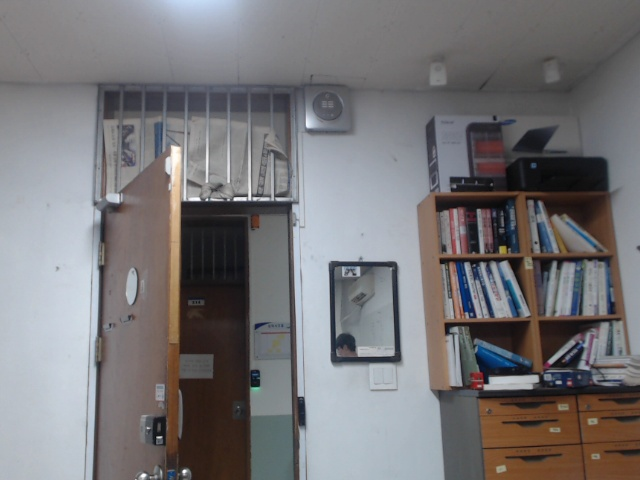
#> input picture images/2019-10-2-0-37-10-852874.jpg, 640 x 480 px, given in place of the camera
$ python fast.py   (Python 2 division)
#> lines starting #> are read from the running program, lines starting #| are printed output that depends on the picture

import sys
import numpy as np
import cv2
import time
import os
from datetime import datetime
import requests
import urllib2
import urllib
#import csv
#import logging
#import datetime
path_dir = './images/'
url = 'http://203.252.91.45:3000/event/upload'
# [16 lines of commented-out code are left out]
face_cascade = cv2.CascadeClassifier('haarcascade_frontalface_default.xml')

cap = cv2.VideoCapture(0)
i=0
flag = 0

#one_m_timer_start = time.time()
while 1:

    s = time.clock()  #Start time
    ret, img = cap.read()
#> img is the input picture: shape (480, 640, 3); mean B, G, R 119.8, 117.6, 119.3
    img = cv2.resize(img, dsize=(500,500), interpolation=cv2.INTER_AREA)
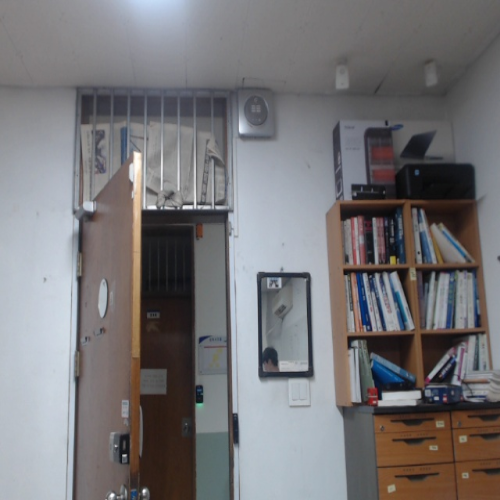
#> img: shape (500, 500, 3); mean B, G, R 119.8, 117.5, 119.2
    gray = cv2.cvtColor(img, cv2.COLOR_BGR2GRAY)
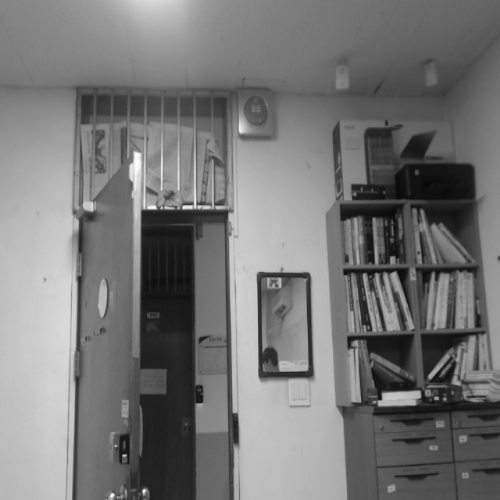
#> gray: shape (500, 500); min 9, max 253, mean 118.3
    faces = face_cascade.detectMultiScale(gray,\
		scaleFactor=1.1,\
		minSize=(100,100))
#> faces = ()
 #   all_count = all_count + 1  #Plus finding count
    for (x, y, w, h) in faces:
        face = face_cascade.detectMultiScale(gray,\
		scaleFactor=1.1,\
		minSize=(150,150))
        for (x_, y_, w_, h_) in face:
            cv2.rectangle(img,(x_,y_),(x_+w_,y_+h_),(255,0,0),2)
            now = datetime.now()
            current_time = str(now.year)+"-"+\
                          str(now.month)+"-"+str(now.day)+"-"+\
                          str(now.hour)+"-"+str(now.minute)+"-"+\
                          str(now.second)+"-"+str(now.microsecond)
            cv2.imwrite('./images/'+current_time+'.jpg',img)
            i+=1
            if i >5:
                flag = 1
                print('send!!!!!')
#> this loop made 0 passes
#> after the loop, i = 0
  #      roi_gray = gray[y:y+h, x:x+w]
  #      roi_color = img[y:y+h, x:x+w]
  #      true_count = true_count + 1
    e = time.clock()  #Finish time
    print(str(1/(e-s)))
    if flag==1:
        test = 0
        filename_list = os.listdir(path_dir)
        #filename_list.remove(".DS_Store")
        file_list = []
        for each in filename_list:
            file_obj = []
            test = path_dir+each
            file_obj.append('file')
            file_obj.append(open(path_dir+each,'rb'))
            file = tuple(file_obj)
            file_list.append(file)
            os.remove(path_dir+each)
        # [4 lines of commented-out code are left out]
        res = requests.post(url, files=file_list)
        print res
        flag = 0
        break
  # [11 lines of commented-out code are left out]
    k = cv2.waitKey(30) & 0xff  #If you press "ESC" button on your keyboard program is end
#> (key Esc is pressed here)
    if k == 27:
        break

cap.release()

# [5 lines of commented-out code are left out]
